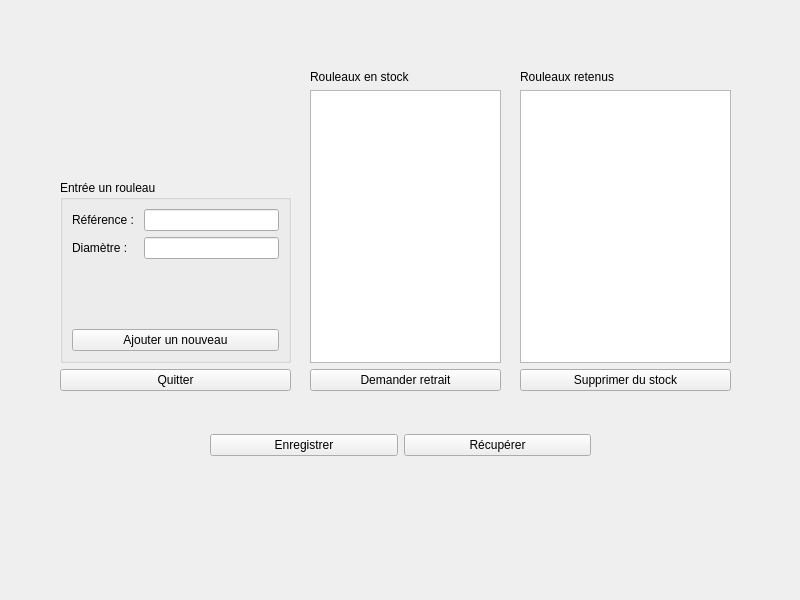
<?xml version="1.0" encoding="UTF-8"?>
<ui version="4.0">
 <class>TestGestionDuStock</class>
 <widget class="QWidget" name="TestGestionDuStock">
  <property name="geometry">
   <rect>
    <x>0</x>
    <y>0</y>
    <width>800</width>
    <height>600</height>
   </rect>
  </property>
  <property name="windowTitle">
   <string>TestGestionDuStock</string>
  </property>
  <widget class="QWidget" name="layoutWidget">
   <property name="geometry">
    <rect>
     <x>60</x>
     <y>180</y>
     <width>231</width>
     <height>211</height>
    </rect>
   </property>
   <layout class="QVBoxLayout" name="verticalLayout_3">
    <item>
     <widget class="QGroupBox" name="groupBox">
      <property name="title">
       <string>Entrée un rouleau</string>
      </property>
      <layout class="QGridLayout" name="gridLayout">
       <item row="0" column="0">
        <widget class="QLabel" name="label">
         <property name="text">
          <string>Référence : </string>
         </property>
        </widget>
       </item>
       <item row="3" column="0" colspan="2">
        <spacer name="verticalSpacer">
         <property name="orientation">
          <enum>Qt::Orientation::Vertical</enum>
         </property>
         <property name="sizeHint" stdset="0">
          <size>
           <width>20</width>
           <height>20</height>
          </size>
         </property>
        </spacer>
       </item>
       <item row="4" column="0" colspan="2">
        <widget class="QPushButton" name="pushButtonNouveau">
         <property name="enabled">
          <bool>true</bool>
         </property>
         <property name="text">
          <string>Ajouter un nouveau</string>
         </property>
        </widget>
       </item>
       <item row="2" column="0">
        <widget class="QLabel" name="label_2">
         <property name="text">
          <string>Diamètre : </string>
         </property>
        </widget>
       </item>
       <item row="0" column="1">
        <widget class="QLineEdit" name="lineEditReference"/>
       </item>
       <item row="2" column="1">
        <widget class="QLineEdit" name="lineEditDiametre"/>
       </item>
      </layout>
     </widget>
    </item>
    <item>
     <widget class="QPushButton" name="pushButtonQuitter">
      <property name="text">
       <string>Quitter</string>
      </property>
     </widget>
    </item>
   </layout>
  </widget>
  <widget class="QWidget" name="layoutWidget_2">
   <property name="geometry">
    <rect>
     <x>310</x>
     <y>70</y>
     <width>191</width>
     <height>321</height>
    </rect>
   </property>
   <layout class="QVBoxLayout" name="verticalLayout">
    <item>
     <widget class="QLabel" name="label_4">
      <property name="text">
       <string>Rouleaux en stock</string>
      </property>
     </widget>
    </item>
    <item>
     <widget class="QListWidget" name="listWidgetStock"/>
    </item>
    <item>
     <widget class="QPushButton" name="pushButtonRetrait">
      <property name="text">
       <string>Demander retrait</string>
      </property>
     </widget>
    </item>
   </layout>
  </widget>
  <widget class="QWidget" name="layoutWidget_3">
   <property name="geometry">
    <rect>
     <x>520</x>
     <y>70</y>
     <width>211</width>
     <height>321</height>
    </rect>
   </property>
   <layout class="QVBoxLayout" name="verticalLayout_2">
    <item>
     <widget class="QLabel" name="label_3">
      <property name="text">
       <string>Rouleaux retenus</string>
      </property>
     </widget>
    </item>
    <item>
     <widget class="QListWidget" name="listWidgetRouleauxRetenus"/>
    </item>
    <item>
     <widget class="QPushButton" name="pushButtonSupprimer">
      <property name="text">
       <string>Supprimer du stock</string>
      </property>
     </widget>
    </item>
   </layout>
  </widget>
  <widget class="QWidget" name="">
   <property name="geometry">
    <rect>
     <x>210</x>
     <y>430</y>
     <width>381</width>
     <height>31</height>
    </rect>
   </property>
   <layout class="QHBoxLayout" name="horizontalLayout">
    <item>
     <widget class="QPushButton" name="pushButtonEnregistrer">
      <property name="text">
       <string>Enregistrer</string>
      </property>
     </widget>
    </item>
    <item>
     <widget class="QPushButton" name="pushButtonRecuperer">
      <property name="text">
       <string>Récupérer</string>
      </property>
     </widget>
    </item>
   </layout>
  </widget>
 </widget>
 <resources/>
 <connections>
  <connection>
   <sender>pushButtonQuitter</sender>
   <signal>clicked()</signal>
   <receiver>TestGestionDuStock</receiver>
   <slot>close()</slot>
   <hints>
    <hint type="sourcelabel">
     <x>246</x>
     <y>382</y>
    </hint>
    <hint type="destinationlabel">
     <x>257</x>
     <y>481</y>
    </hint>
   </hints>
  </connection>
 </connections>
</ui>
